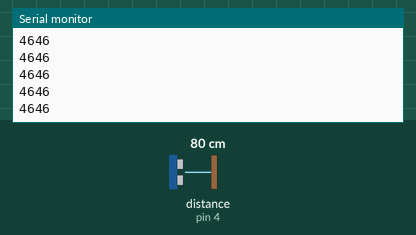
Simulated run of this sketch. Board: Arduino Uno, built with avr-gcc and run on an emulated ATmega328P. On the bench: the last lines printed to the serial monitor. Wiring (inferred from the names in the program): ultrasonic range finder: trigger pin 5; echo pin 4. The test bench sets the inputs (shaded band); at power-on: distance to the obstacle (sensor on pin 4) 80 cm. The echo pulse lasts 58.3 µs per cm.

Above: at 1.2 s.
1.3 s: distance to the obstacle (sensor on pin 4) set to 2 cm
At 1.34 s:
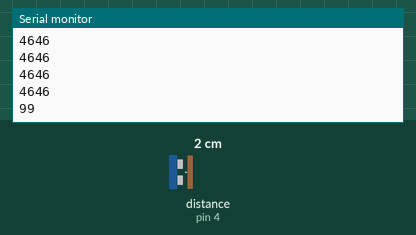
2.8 s: distance to the obstacle (sensor on pin 4) set to 4 cm
At 2.82 s:
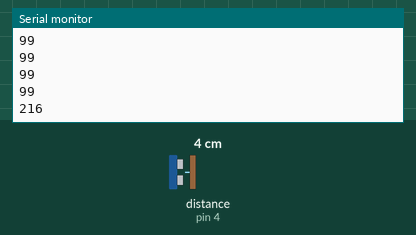
Timing chart, 0 to 5.8 s (numbered marks = the images above; inputs shaded):
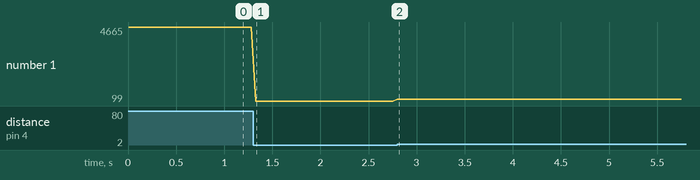

Measured:
- after the input at 1.3 s, the serial monitor: prints a new line at once (image 1)
- after the input at 2.8 s, the serial monitor: prints a new line at once (image 2)
- plotted number 1: 4646 → 99 after the input at 1.3 s, 99 → 215 after the input at 2.8 s

The sketch:

eggdrop.ino
```cpp
int trig = 5;
int echo = 4;

void setup() {
  pinMode(trig, OUTPUT);
  pinMode(echo, INPUT);
  Serial.begin(9600);
}

void loop() {
  digitalWrite(trig, LOW);
  delayMicroseconds(2);
  digitalWrite(trig, HIGH);
  delayMicroseconds(10);
  digitalWrite(trig, LOW);
  long t = pulseIn(echo, HIGH);
  Serial.println(t);
  delay(50);
}
```
